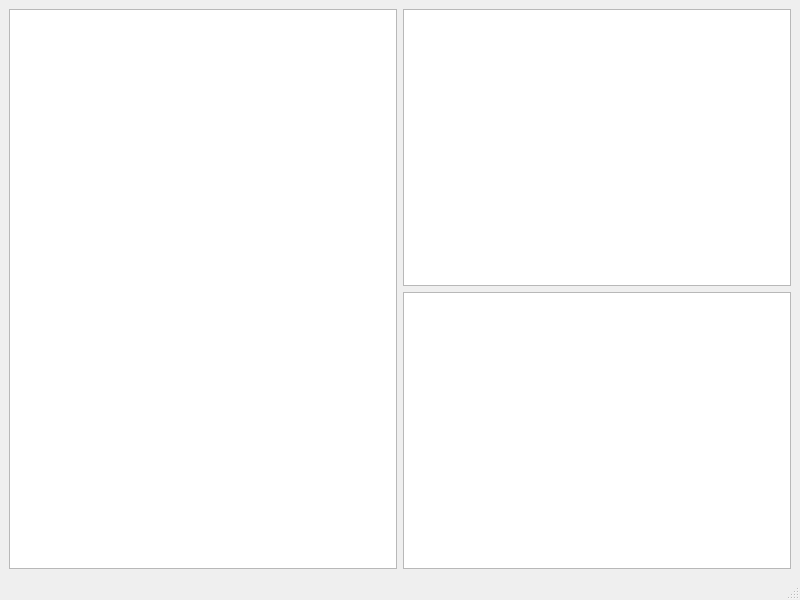
<?xml version="1.0" encoding="UTF-8"?>
<ui version="4.0">
 <class>MainWindow</class>
 <widget class="QMainWindow" name="MainWindow">
  <property name="geometry">
   <rect>
    <x>0</x>
    <y>0</y>
    <width>800</width>
    <height>600</height>
   </rect>
  </property>
  <property name="windowTitle">
   <string>MainWindow</string>
  </property>
  <widget class="QWidget" name="centralwidget">
   <layout class="QGridLayout" name="gridLayout">
    <item row="0" column="1">
     <widget class="QPlainTextEdit" name="plainTextEdit"/>
    </item>
    <item row="1" column="1">
     <widget class="QTextEdit" name="textEdit_2"/>
    </item>
    <item row="0" column="0" rowspan="2">
     <widget class="QTextEdit" name="textEdit"/>
    </item>
   </layout>
  </widget>
  <widget class="QMenuBar" name="menubar">
   <property name="geometry">
    <rect>
     <x>0</x>
     <y>0</y>
     <width>800</width>
     <height>22</height>
    </rect>
   </property>
  </widget>
  <widget class="QStatusBar" name="statusbar"/>
 </widget>
 <resources/>
 <connections/>
</ui>
